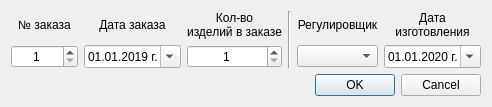
<?xml version="1.0" encoding="UTF-8"?>
<ui version="4.0">
 <class>AddSerNums</class>
 <widget class="QDialog" name="AddSerNums">
  <property name="geometry">
   <rect>
    <x>0</x>
    <y>0</y>
    <width>472</width>
    <height>105</height>
   </rect>
  </property>
  <property name="windowTitle">
   <string>Данные </string>
  </property>
  <layout class="QGridLayout" name="gridLayout">
   <item row="2" column="4">
    <spacer name="verticalSpacer">
     <property name="orientation">
      <enum>Qt::Vertical</enum>
     </property>
     <property name="sizeHint" stdset="0">
      <size>
       <width>20</width>
       <height>40</height>
      </size>
     </property>
    </spacer>
   </item>
   <item row="1" column="0">
    <widget class="QSpinBox" name="sbxOrderNumber">
     <property name="sizePolicy">
      <sizepolicy hsizetype="Expanding" vsizetype="Fixed">
       <horstretch>0</horstretch>
       <verstretch>0</verstretch>
      </sizepolicy>
     </property>
     <property name="alignment">
      <set>Qt::AlignCenter</set>
     </property>
     <property name="minimum">
      <number>1</number>
     </property>
     <property name="maximum">
      <number>1000000</number>
     </property>
    </widget>
   </item>
   <item row="1" column="2">
    <widget class="QSpinBox" name="sbxOrderCount">
     <property name="sizePolicy">
      <sizepolicy hsizetype="Expanding" vsizetype="Fixed">
       <horstretch>0</horstretch>
       <verstretch>0</verstretch>
      </sizepolicy>
     </property>
     <property name="alignment">
      <set>Qt::AlignCenter</set>
     </property>
     <property name="minimum">
      <number>1</number>
     </property>
     <property name="maximum">
      <number>1024</number>
     </property>
    </widget>
   </item>
   <item row="0" column="5">
    <widget class="QLabel" name="label_5">
     <property name="text">
      <string>Дата
изготовления</string>
     </property>
     <property name="alignment">
      <set>Qt::AlignCenter</set>
     </property>
    </widget>
   </item>
   <item row="0" column="4">
    <widget class="QLabel" name="label_3">
     <property name="text">
      <string>Регулировщик</string>
     </property>
     <property name="alignment">
      <set>Qt::AlignCenter</set>
     </property>
    </widget>
   </item>
   <item row="0" column="0">
    <widget class="QLabel" name="label_6">
     <property name="text">
      <string>№ заказа</string>
     </property>
     <property name="alignment">
      <set>Qt::AlignCenter</set>
     </property>
    </widget>
   </item>
   <item row="1" column="4">
    <widget class="QComboBox" name="cbxAdjuster"/>
   </item>
   <item row="0" column="1">
    <widget class="QLabel" name="label_7">
     <property name="text">
      <string>Дата заказа</string>
     </property>
     <property name="alignment">
      <set>Qt::AlignCenter</set>
     </property>
    </widget>
   </item>
   <item row="1" column="1">
    <widget class="QDateEdit" name="deOrder">
     <property name="minimumDateTime">
      <datetime>
       <hour>0</hour>
       <minute>0</minute>
       <second>0</second>
       <year>2019</year>
       <month>1</month>
       <day>1</day>
      </datetime>
     </property>
     <property name="maximumDate">
      <date>
       <year>2030</year>
       <month>8</month>
       <day>31</day>
      </date>
     </property>
     <property name="minimumDate">
      <date>
       <year>2019</year>
       <month>1</month>
       <day>1</day>
      </date>
     </property>
     <property name="displayFormat">
      <string>dd.MM.yyyy г.</string>
     </property>
     <property name="calendarPopup">
      <bool>true</bool>
     </property>
    </widget>
   </item>
   <item row="0" column="2">
    <widget class="QLabel" name="label_2">
     <property name="sizePolicy">
      <sizepolicy hsizetype="Preferred" vsizetype="Preferred">
       <horstretch>0</horstretch>
       <verstretch>0</verstretch>
      </sizepolicy>
     </property>
     <property name="text">
      <string>Кол-во
изделий в заказе</string>
     </property>
     <property name="alignment">
      <set>Qt::AlignCenter</set>
     </property>
    </widget>
   </item>
   <item row="1" column="5">
    <widget class="QDateEdit" name="deCreation">
     <property name="frame">
      <bool>true</bool>
     </property>
     <property name="maximumDate">
      <date>
       <year>2030</year>
       <month>8</month>
       <day>31</day>
      </date>
     </property>
     <property name="minimumDate">
      <date>
       <year>2020</year>
       <month>1</month>
       <day>1</day>
      </date>
     </property>
     <property name="displayFormat">
      <string>dd.MM.yyyy г.</string>
     </property>
     <property name="calendarPopup">
      <bool>true</bool>
     </property>
    </widget>
   </item>
   <item row="0" column="3" rowspan="2">
    <widget class="Line" name="line">
     <property name="orientation">
      <enum>Qt::Vertical</enum>
     </property>
    </widget>
   </item>
   <item row="3" column="0" colspan="6">
    <widget class="QDialogButtonBox" name="buttonBox">
     <property name="focusPolicy">
      <enum>Qt::TabFocus</enum>
     </property>
     <property name="standardButtons">
      <set>QDialogButtonBox::Cancel|QDialogButtonBox::Ok</set>
     </property>
    </widget>
   </item>
  </layout>
 </widget>
 <tabstops>
  <tabstop>sbxOrderNumber</tabstop>
  <tabstop>deOrder</tabstop>
  <tabstop>sbxOrderCount</tabstop>
  <tabstop>deCreation</tabstop>
  <tabstop>cbxAdjuster</tabstop>
  <tabstop>buttonBox</tabstop>
 </tabstops>
 <resources/>
 <connections>
  <connection>
   <sender>buttonBox</sender>
   <signal>accepted()</signal>
   <receiver>AddSerNums</receiver>
   <slot>accept()</slot>
   <hints>
    <hint type="sourcelabel">
     <x>321</x>
     <y>111</y>
    </hint>
    <hint type="destinationlabel">
     <x>321</x>
     <y>65</y>
    </hint>
   </hints>
  </connection>
  <connection>
   <sender>buttonBox</sender>
   <signal>rejected()</signal>
   <receiver>AddSerNums</receiver>
   <slot>reject()</slot>
   <hints>
    <hint type="sourcelabel">
     <x>321</x>
     <y>111</y>
    </hint>
    <hint type="destinationlabel">
     <x>321</x>
     <y>65</y>
    </hint>
   </hints>
  </connection>
 </connections>
</ui>
